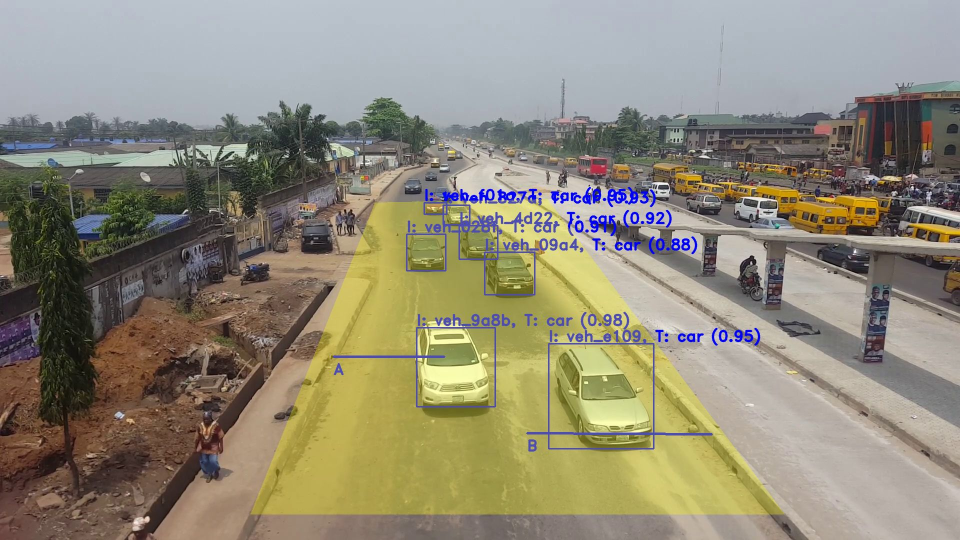
#> input picture object_counting.jpg, 1920 x 1080 px, given in place of Traffic_lanes.mp4, which was not available (shown at 1/2 size)
$ python main.py
#> lines starting #> are read from the running program, lines starting #| are printed output that depends on the picture; pictures that were not available may be replaced by others from this repository, and a replacement may not be noted
import cv2
import numpy as np
from time import sleep
import sys

largura_min=80
altura_min=80

offset=16

pos_line=260

delay= 60

detec = []
vehicles= 0


def center_point(x, y, w, h):
    x1 = int(w / 2)
    y1 = int(h / 2)
    cx = x + x1
    cy = y + y1
    return cx,cy

video = cv2.VideoCapture('Traffic_lanes.mp4')
subtracao = cv2.bgsegm.createBackgroundSubtractorMOG()
frame_width = int(video.get(3))
frame_height = int(video.get(4))
size = (frame_width, frame_height)
result = cv2.VideoWriter('output.avi', cv2.VideoWriter_fourcc(*'MJPG'), 20, size)

while True:
    ret , frame1 = video.read()
#> frame1 is the input picture: shape (1080, 1920, 3); mean B, G, R 119.9, 138.3, 144
    roi1 = frame1[300:1000,570:830]
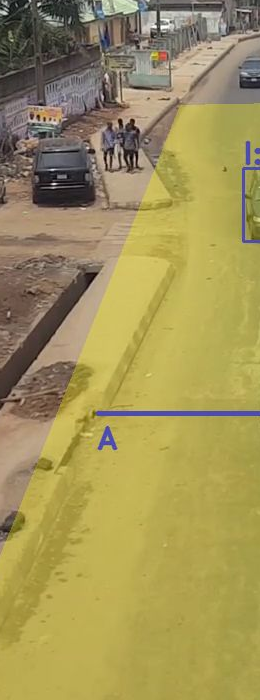
#> roi1: shape (700, 260, 3); mean B, G, R 88.8, 147.7, 161.2
    # [4 lines of commented-out code are left out]
    gray = cv2.cvtColor(roi1,cv2.COLOR_BGR2GRAY)
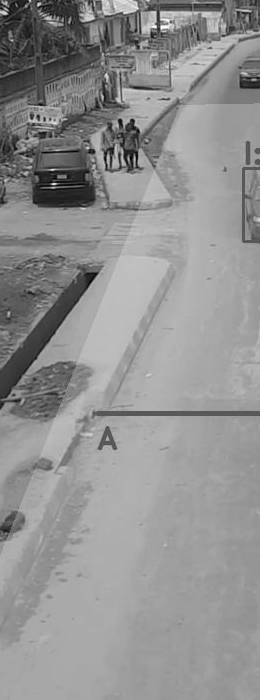
#> gray: shape (700, 260); min 3, max 255, mean 145
    blur = cv2.GaussianBlur(gray,(3,3),5)
    img_sub = subtracao.apply(blur)
#> img_sub: shape (700, 260); every value is 0
    dilate = cv2.dilate(img_sub,np.ones((5,5)))
    kernel = cv2.getStructuringElement(cv2.MORPH_ELLIPSE, (5, 5))
    dilated = cv2.morphologyEx (dilate, cv2. MORPH_CLOSE , kernel)
    dilated = cv2.morphologyEx (dilated, cv2. MORPH_CLOSE , kernel)
    contour,h=cv2.findContours(dilated,cv2.RETR_TREE,cv2.CHAIN_APPROX_SIMPLE)
#> contour = []; h = None

    cv2.line(roi1, (10, pos_line), (280, pos_line), (255,127,0), 3)
    for(i,c) in enumerate(contour):
        (x,y,w,h) = cv2.boundingRect(c)
        validar_contorno = (w >= largura_min) and (h >= altura_min)
        if not validar_contorno:
            continue

        cv2.rectangle(roi1,(x,y),(x+w,y+h),(0,255,0),2)
        centro = center_point(x, y, w, h)
        detec.append(centro)
        cv2.circle(roi1, centro, 4, (0, 0,255), -1)

        for (x,y) in detec:
            if y<(pos_line+offset) and y>(pos_line-offset):
                vehicles+=1
                cv2.line(roi1, (10, pos_line), (280, pos_line), (255,127,0), 3)
                detec.remove((x,y))
                sys.stdout = open("output.txt","w")
                print("Number of vehicles detected : "+str(vehicles))
#> this loop made 0 passes
#> after the loop, detec = []; vehicles = 0


    cv2.putText(roi1, "VEHICLE COUNT : "+str(vehicles), (30,30), cv2.FONT_HERSHEY_SIMPLEX, 0.7, (0, 0, 255),2)
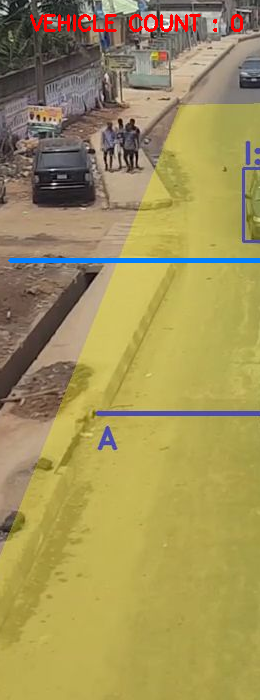
#> roi1: shape (700, 260, 3); mean B, G, R 89, 146.6, 161.1
    #cv2.imshow("ROI" , roi1)
    cv2.imshow("Original Video",frame1)
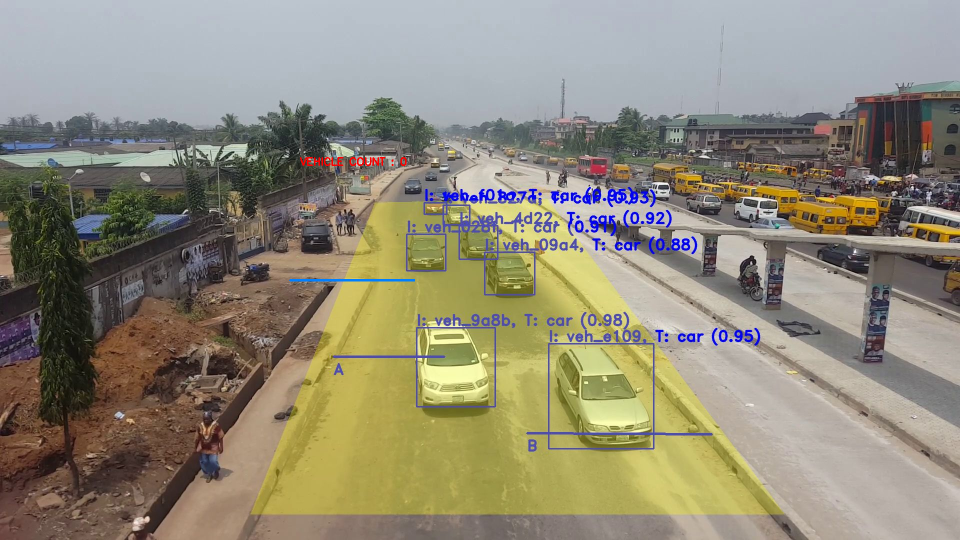
#> window 'Original Video': shape (1080, 1920, 3) (shown at 1/2 size); mean B, G, R 120, 138.2, 143.9
    result.write(frame1)


    if cv2.waitKey(1) == 27:
#> (key Esc is pressed here)
        break

sys.stdout.close()
video.release()
cv2.destroyAllWindows()
